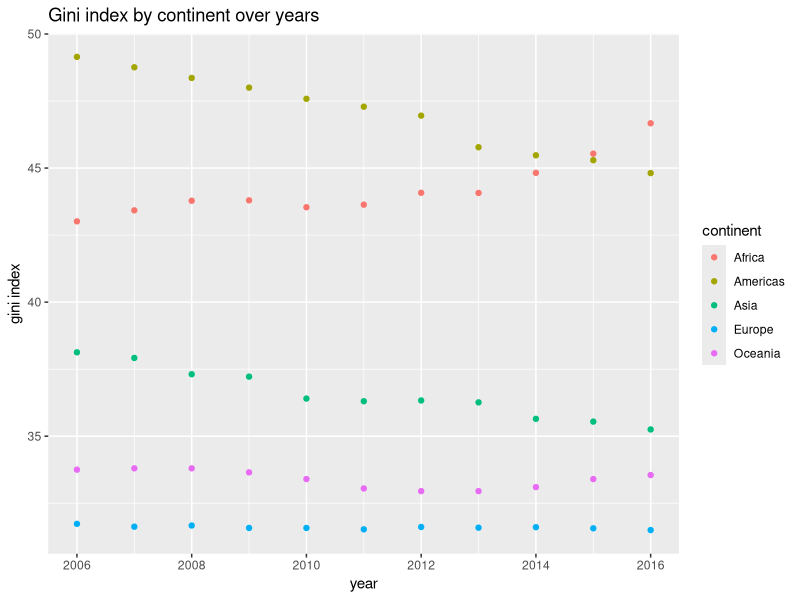

The R script that drew this image:
# This file contains the script for plotting chart 1

library(tidyverse)
df <- read.csv("combined_final_last_10_years.csv")
value <- df %>%
  group_by(continent, year) %>% 
  summarise(gini_index = mean(gini_index))
chart1 <- ggplot(data = value) +
  geom_point(mapping = aes(y = gini_index, x = year, color = continent)) +
  labs(y = "gini index", title = "Gini index by continent over years")
